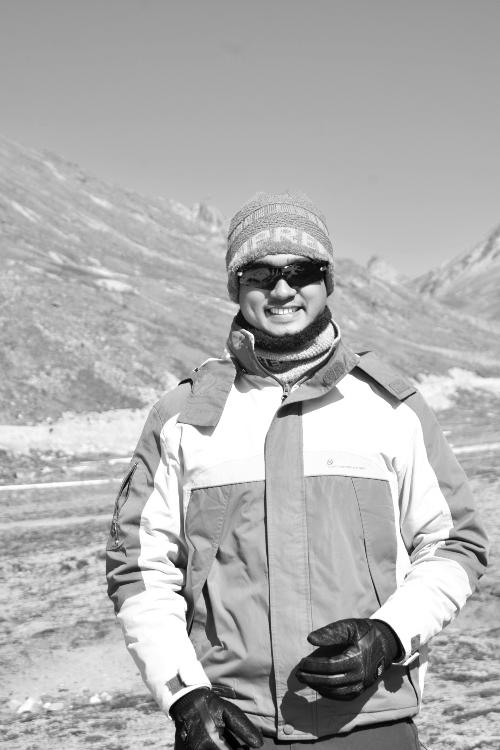
#> input picture sample_gray.jpg, 500 x 750 px
$ python Lab_08_Histogram_Equalization_for_an_Image.py
#> lines starting #> are read from the running program, lines starting #| are printed output that depends on the picture
import cv2
import matplotlib.pyplot as plt

# Load a grayscale image
img = cv2.imread('sample_gray.jpg', cv2.IMREAD_GRAYSCALE)
#> img is the input picture: shape (750, 500); min 0, max 255, mean 175.3

# Apply histogram equalization
equalized = cv2.equalizeHist(img)
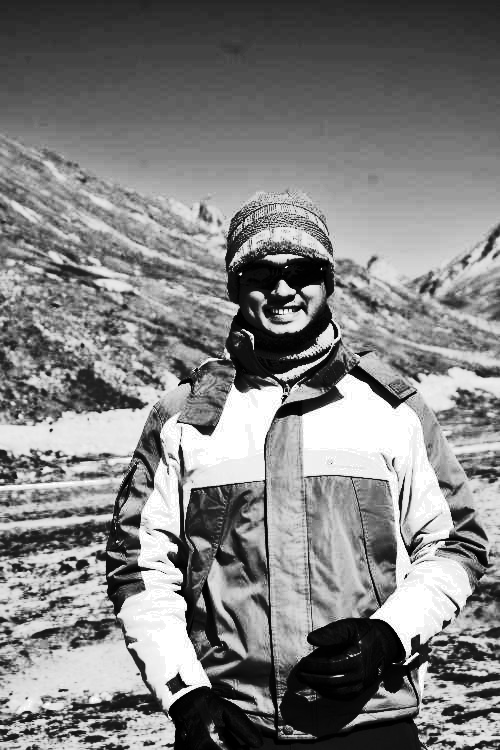
#> equalized: shape (750, 500); min 0, max 255, mean 129.1

# Calculate histograms
hist_original = cv2.calcHist([img], [0], None, [256], [0, 256])
#> hist_original = 256 values, max 17071 at index 255, min 31 at index 1, mean 1464.8
hist_equalized = cv2.calcHist([equalized], [0], None, [256], [0, 256])
#> hist_equalized = 256 values, max 17071 at index 255, min 0 at index 37, mean 1464.8

# Plot everything
plt.figure(figsize=(10, 6))

# Original image
plt.subplot(2, 2, 1)
plt.title('Original Image')
plt.imshow(img, cmap='gray')
plt.axis('off')

# Equalized image
plt.subplot(2, 2, 2)
plt.title('Equalized Image')
plt.imshow(equalized, cmap='gray')
plt.axis('off')

# Original histogram
plt.subplot(2, 2, 3)
plt.title('Original Histogram')
plt.plot(hist_original, color='black')
plt.xlim([0, 256])

# Equalized histogram
plt.subplot(2, 2, 4)
plt.title('Equalized Histogram')
plt.plot(hist_equalized, color='black')
plt.xlim([0, 256])

plt.tight_layout()
plt.show()
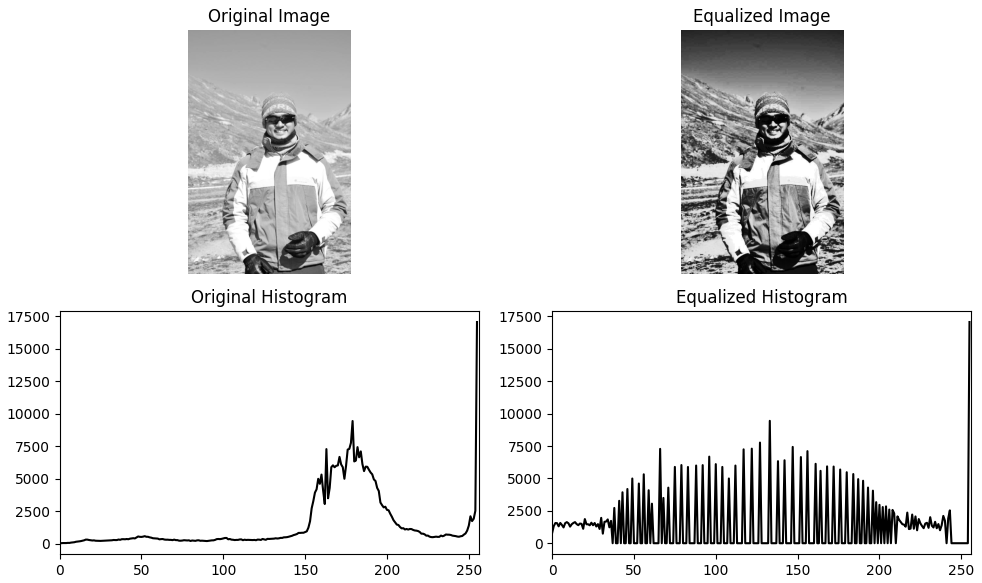
#> figure drawn by matplotlib, 4 panels; panel 3: curve peaks at x = 255, y = 17071; panel 4: curve peaks at x = 255, y = 17071
